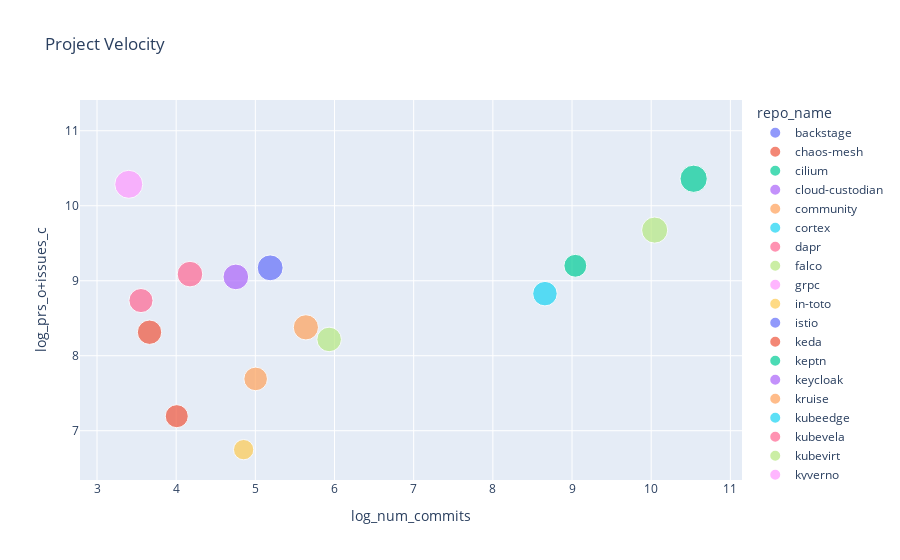

Write notebook code for a chart like this one.
### Code cell
fig.show()

### Figure 1 — Plotly figure (JSON) as saved in the notebook; plotly's stock layout.template omitted (floating-point values rounded to 4 significant figures)
{"data": [{"customdata": [["backstage"]], "hovertemplate": "repo_name=%{customdata[0]}<br>log_num_commits=%{x}<br>log_prs_o+issues_c=%{y}<br>log_num_contrib=%{marker.size}<extra></extra>", "legendgroup": "backstage", "marker": {"color": "#636efa", "size": [8.313], "sizemode": "area", "sizeref": 0.02242, "symbol": "circle"}, "mode": "markers", "name": "backstage", "orientation": "v", "showlegend": true, "type": "scatter", "x": [NaN], "xaxis": "x", "y": [10.28], "yaxis": "y"}, {"customdata": [["chaos-mesh"]], "hovertemplate": "repo_name=%{customdata[0]}<br>log_num_commits=%{x}<br>log_prs_o+issues_c=%{y}<br>log_num_contrib=%{marker.size}<extra></extra>", "legendgroup": "chaos-mesh", "marker": {"color": "#EF553B", "size": [6.669], "sizemode": "area", "sizeref": 0.02242, "symbol": "circle"}, "mode": "markers", "name": "chaos-mesh", "orientation": "v", "showlegend": true, "type": "scatter", "x": [3.664], "xaxis": "x", "y": [8.314], "yaxis": "y"}, {"customdata": [["cilium"]], "hovertemplate": "repo_name=%{customdata[0]}<br>log_num_commits=%{x}<br>log_prs_o+issues_c=%{y}<br>log_num_contrib=%{marker.size}<extra></extra>", "legendgroup": "cilium", "marker": {"color": "#00cc96", "size": [8.341], "sizemode": "area", "sizeref": 0.02242, "symbol": "circle"}, "mode": "markers", "name": "cilium", "orientation": "v", "showlegend": true, "type": "scatter", "x": [10.54], "xaxis": "x", "y": [10.36], "yaxis": "y"}, {"customdata": [["cloud-custodian"]], "hovertemplate": "repo_name=%{customdata[0]}<br>log_num_commits=%{x}<br>log_prs_o+issues_c=%{y}<br>log_num_contrib=%{marker.size}<extra></extra>", "legendgroup": "cloud-custodian", "marker": {"color": "#ab63fa", "size": [7.389], "sizemode": "area", "sizeref": 0.02242, "symbol": "circle"}, "mode": "markers", "name": "cloud-custodian", "orientation": "v", "showlegend": true, "type": "scatter", "x": [4.754], "xaxis": "x", "y": [9.051], "yaxis": "y"}, {"customdata": [["community"]], "hovertemplate": "repo_name=%{customdata[0]}<br>log_num_commits=%{x}<br>log_prs_o+issues_c=%{y}<br>log_num_contrib=%{marker.size}<extra></extra>", "legendgroup": "community", "marker": {"color": "#FFA15A", "size": [7.127], "sizemode": "area", "sizeref": 0.02242, "symbol": "circle"}, "mode": "markers", "name": "community", "orientation": "v", "showlegend": true, "type": "scatter", "x": [5.638], "xaxis": "x", "y": [8.379], "yaxis": "y"}, {"customdata": [["cortex"]], "hovertemplate": "repo_name=%{customdata[0]}<br>log_num_commits=%{x}<br>log_prs_o+issues_c=%{y}<br>log_num_contrib=%{marker.size}<extra></extra>", "legendgroup": "cortex", "marker": {"color": "#19d3f3", "size": [6.739], "sizemode": "area", "sizeref": 0.02242, "symbol": "circle"}, "mode": "markers", "name": "cortex", "orientation": "v", "showlegend": true, "type": "scatter", "x": [8.658], "xaxis": "x", "y": [8.828], "yaxis": "y"}, {"customdata": [["dapr"]], "hovertemplate": "repo_name=%{customdata[0]}<br>log_num_commits=%{x}<br>log_prs_o+issues_c=%{y}<br>log_num_contrib=%{marker.size}<extra></extra>", "legendgroup": "dapr", "marker": {"color": "#FF6692", "size": [7.343], "sizemode": "area", "sizeref": 0.02242, "symbol": "circle"}, "mode": "markers", "name": "dapr", "orientation": "v", "showlegend": true, "type": "scatter", "x": [4.174], "xaxis": "x", "y": [9.088], "yaxis": "y"}, {"customdata": [["falco"]], "hovertemplate": "repo_name=%{customdata[0]}<br>log_num_commits=%{x}<br>log_prs_o+issues_c=%{y}<br>log_num_contrib=%{marker.size}<extra></extra>", "legendgroup": "falco", "marker": {"color": "#B6E880", "size": [6.762], "sizemode": "area", "sizeref": 0.02242, "symbol": "circle"}, "mode": "markers", "name": "falco", "orientation": "v", "showlegend": true, "type": "scatter", "x": [5.932], "xaxis": "x", "y": [8.217], "yaxis": "y"}, {"customdata": [["grpc"]], "hovertemplate": "repo_name=%{customdata[0]}<br>log_num_commits=%{x}<br>log_prs_o+issues_c=%{y}<br>log_num_contrib=%{marker.size}<extra></extra>", "legendgroup": "grpc", "marker": {"color": "#FF97FF", "size": [8.799], "sizemode": "area", "sizeref": 0.02242, "symbol": "circle"}, "mode": "markers", "name": "grpc", "orientation": "v", "showlegend": true, "type": "scatter", "x": [3.401], "xaxis": "x", "y": [10.29], "yaxis": "y"}, {"customdata": [["in-toto"]], "hovertemplate": "repo_name=%{customdata[0]}<br>log_num_commits=%{x}<br>log_prs_o+issues_c=%{y}<br>log_num_contrib=%{marker.size}<extra></extra>", "legendgroup": "in-toto", "marker": {"color": "#FECB52", "size": [4.625], "sizemode": "area", "sizeref": 0.02242, "symbol": "circle"}, "mode": "markers", "name": "in-toto", "orientation": "v", "showlegend": true, "type": "scatter", "x": [4.852], "xaxis": "x", "y": [6.748], "yaxis": "y"}, {"customdata": [["istio"]], "hovertemplate": "repo_name=%{customdata[0]}<br>log_num_commits=%{x}<br>log_prs_o+issues_c=%{y}<br>log_num_contrib=%{marker.size}<extra></extra>", "legendgroup": "istio", "marker": {"color": "#636efa", "size": [8.968], "sizemode": "area", "sizeref": 0.02242, "symbol": "circle"}, "mode": "markers", "name": "istio", "orientation": "v", "showlegend": true, "type": "scatter", "x": [NaN], "xaxis": "x", "y": [10.95], "yaxis": "y"}, {"customdata": [["keda"]], "hovertemplate": "repo_name=%{customdata[0]}<br>log_num_commits=%{x}<br>log_prs_o+issues_c=%{y}<br>log_num_contrib=%{marker.size}<extra></extra>", "legendgroup": "keda", "marker": {"color": "#EF553B", "size": [7.403], "sizemode": "area", "sizeref": 0.02242, "symbol": "circle"}, "mode": "markers", "name": "keda", "orientation": "v", "showlegend": true, "type": "scatter", "x": [NaN], "xaxis": "x", "y": [8.674], "yaxis": "y"}, {"customdata": [["keptn"]], "hovertemplate": "repo_name=%{customdata[0]}<br>log_num_commits=%{x}<br>log_prs_o+issues_c=%{y}<br>log_num_contrib=%{marker.size}<extra></extra>", "legendgroup": "keptn", "marker": {"color": "#00cc96", "size": [5.855], "sizemode": "area", "sizeref": 0.02242, "symbol": "circle"}, "mode": "markers", "name": "keptn", "orientation": "v", "showlegend": true, "type": "scatter", "x": [9.042], "xaxis": "x", "y": [9.2], "yaxis": "y"}, {"customdata": [["keycloak"]], "hovertemplate": "repo_name=%{customdata[0]}<br>log_num_commits=%{x}<br>log_prs_o+issues_c=%{y}<br>log_num_contrib=%{marker.size}<extra></extra>", "legendgroup": "keycloak", "marker": {"color": "#ab63fa", "size": [8.773], "sizemode": "area", "sizeref": 0.02242, "symbol": "circle"}, "mode": "markers", "name": "keycloak", "orientation": "v", "showlegend": true, "type": "scatter", "x": [NaN], "xaxis": "x", "y": [10.24], "yaxis": "y"}, {"customdata": [["kruise"]], "hovertemplate": "repo_name=%{customdata[0]}<br>log_num_commits=%{x}<br>log_prs_o+issues_c=%{y}<br>log_num_contrib=%{marker.size}<extra></extra>", "legendgroup": "kruise", "marker": {"color": "#FFA15A", "size": [6.252], "sizemode": "area", "sizeref": 0.02242, "symbol": "circle"}, "mode": "markers", "name": "kruise", "orientation": "v", "showlegend": true, "type": "scatter", "x": [5.004], "xaxis": "x", "y": [7.691], "yaxis": "y"}, {"customdata": [["kubeedge"]], "hovertemplate": "repo_name=%{customdata[0]}<br>log_num_commits=%{x}<br>log_prs_o+issues_c=%{y}<br>log_num_contrib=%{marker.size}<extra></extra>", "legendgroup": "kubeedge", "marker": {"color": "#19d3f3", "size": [7.135], "sizemode": "area", "sizeref": 0.02242, "symbol": "circle"}, "mode": "markers", "name": "kubeedge", "orientation": "v", "showlegend": true, "type": "scatter", "x": [NaN], "xaxis": "x", "y": [8.672], "yaxis": "y"}, {"customdata": [["kubevela"]], "hovertemplate": "repo_name=%{customdata[0]}<br>log_num_commits=%{x}<br>log_prs_o+issues_c=%{y}<br>log_num_contrib=%{marker.size}<extra></extra>", "legendgroup": "kubevela", "marker": {"color": "#FF6692", "size": [6.522], "sizemode": "area", "sizeref": 0.02242, "symbol": "circle"}, "mode": "markers", "name": "kubevela", "orientation": "v", "showlegend": true, "type": "scatter", "x": [3.555], "xaxis": "x", "y": [8.736], "yaxis": "y"}, {"customdata": [["kubevirt"]], "hovertemplate": "repo_name=%{customdata[0]}<br>log_num_commits=%{x}<br>log_prs_o+issues_c=%{y}<br>log_num_contrib=%{marker.size}<extra></extra>", "legendgroup": "kubevirt", "marker": {"color": "#B6E880", "size": [7.634], "sizemode": "area", "sizeref": 0.02242, "symbol": "circle"}, "mode": "markers", "name": "kubevirt", "orientation": "v", "showlegend": true, "type": "scatter", "x": [10.04], "xaxis": "x", "y": [9.676], "yaxis": "y"}, {"customdata": [["kyverno"]], "hovertemplate": "repo_name=%{customdata[0]}<br>log_num_commits=%{x}<br>log_prs_o+issues_c=%{y}<br>log_num_contrib=%{marker.size}<extra></extra>", "legendgroup": "kyverno", "marker": {"color": "#FF97FF", "size": [7.338], "sizemode": "area", "sizeref": 0.02242, "symbol": "circle"}, "mode": "markers", "name": "kyverno", "orientation": "v", "showlegend": true, "type": "scatter", "x": [NaN], "xaxis": "x", "y": [9.472], "yaxis": "y"}, {"customdata": [["litmus"]], "hovertemplate": "repo_name=%{customdata[0]}<br>log_num_commits=%{x}<br>log_prs_o+issues_c=%{y}<br>log_num_contrib=%{marker.size}<extra></extra>", "legendgroup": "litmus", "marker": {"color": "#FECB52", "size": [6.503], "sizemode": "area", "sizeref": 0.02242, "symbol": "circle"}, "mode": "markers", "name": "litmus", "orientation": "v", "showlegend": true, "type": "scatter", "x": [NaN], "xaxis": "x", "y": [8.473], "yaxis": "y"}, {"customdata": [["longhorn"]], "hovertemplate": "repo_name=%{customdata[0]}<br>log_num_commits=%{x}<br>log_prs_o+issues_c=%{y}<br>log_num_contrib=%{marker.size}<extra></extra>", "legendgroup": "longhorn", "marker": {"color": "#636efa", "size": [7.513], "sizemode": "area", "sizeref": 0.02242, "symbol": "circle"}, "mode": "markers", "name": "longhorn", "orientation": "v", "showlegend": true, "type": "scatter", "x": [5.187], "xaxis": "x", "y": [9.172], "yaxis": "y"}, {"customdata": [["spec"]], "hovertemplate": "repo_name=%{customdata[0]}<br>log_num_commits=%{x}<br>log_prs_o+issues_c=%{y}<br>log_num_contrib=%{marker.size}<extra></extra>", "legendgroup": "spec", "marker": {"color": "#EF553B", "size": [5.948], "sizemode": "area", "sizeref": 0.02242, "symbol": "circle"}, "mode": "markers", "name": "spec", "orientation": "v", "showlegend": true, "type": "scatter", "x": [4.007], "xaxis": "x", "y": [7.194], "yaxis": "y"}, {"customdata": [["volcano"]], "hovertemplate": "repo_name=%{customdata[0]}<br>log_num_commits=%{x}<br>log_prs_o+issues_c=%{y}<br>log_num_contrib=%{marker.size}<extra></extra>", "legendgroup": "volcano", "marker": {"color": "#00cc96", "size": [6.757], "sizemode": "area", "sizeref": 0.02242, "symbol": "circle"}, "mode": "markers", "name": "volcano", "orientation": "v", "showlegend": true, "type": "scatter", "x": [NaN], "xaxis": "x", "y": [8.415], "yaxis": "y"}], "layout": {"legend": {"itemsizing": "constant", "title": {"text": "repo_name"}, "tracegroupgap": 0}, "title": {"text": "Project Velocity"}, "xaxis": {"anchor": "y", "domain": [0, 1], "title": {"text": "log_num_commits"}}, "yaxis": {"anchor": "x", "domain": [0, 1], "title": {"text": "log_prs_o+issues_c"}}}}
